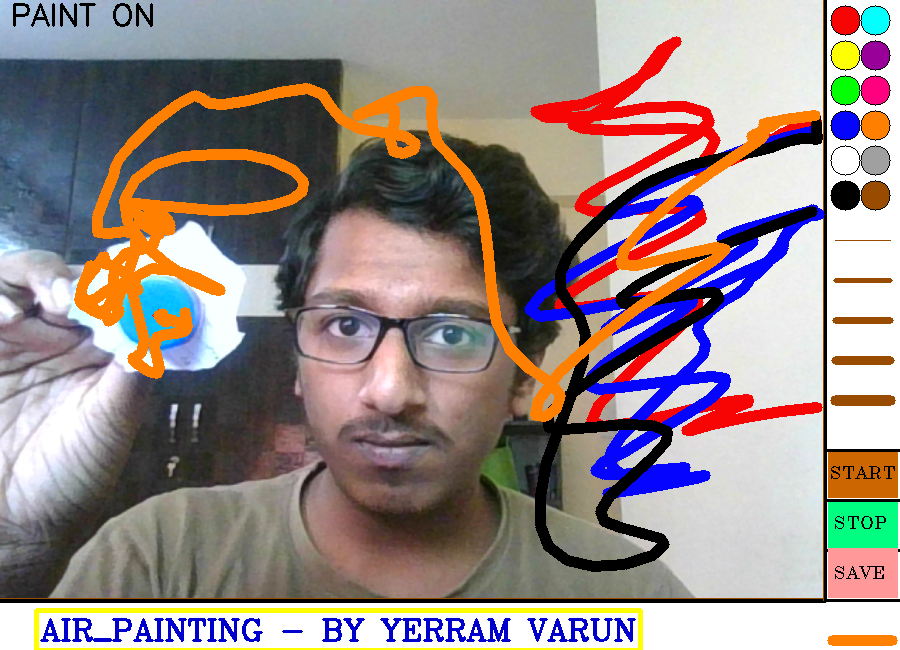
#> input picture Sample.png, 900 x 650 px, given in place of the camera
$ python air_painting.py
#> lines starting #> are read from the running program, lines starting #| are printed output that depends on the picture; after the words box and inside, x2 and y2 are one past the last pixel; in counts of white or black regions, pixels touching at a corner belong together
"""
AIR - PAINTING
This program is a paint application - BUT IN AIR !!
It lets you select, colors and brush sizes as you paint in air.
All along with a save option.
"""

import cv2
import numpy as np

# colour definitions
red = (4, 4, 247)
yellow = (4, 255, 255)
green = (4, 255, 4)
blue = (255, 4, 4)
white = (255, 255, 255)
cyan = (255, 255, 4)
purple = (153, 0, 153)
pink = (127, 0, 255)
orange = (0, 127, 255)
grey = (160, 160, 160)
black = (0, 0, 0)
brown = (0, 76, 153)
box1 = (0, 102, 204)
box2 = (128, 255, 0)
box3 = (153, 153, 255)

# These are the selected colours by the user
# default selection values
sel_col = red
sel_bsh = 1

# Some variables for smooth processing
cx = 0
cy = 0
fresh = True
saveonce = False
savestat = True

# contains the coordinates, color, brush size, hold status
store = np.zeros((1, 7), dtype=np.int32)
first = True

# These are the ranges for the pointer, feel free to change according to your needs
lower_bound = np.array([75, 130, 130])
upper_bound = np.array([130, 255, 255])

# these are the rangers for the holder.
hold_low = np.array([140, 50, 200])
hold_up = np.array([165, 180, 255])
hold = False

# you wanna paint or not?
painting = False


# This function checks if a "button" is pressed or not
def rangecheck(x, y, a, b):
    """ return true if (a,b) lies in the square of (x,y) with 14 as side"""
    if (a < x + 7 and a > x - 7 and b < y + 7 and b > y - 7):
        return True
    else:
        return False


cap = cv2.VideoCapture(0)

while cap.isOpened():

    ret, frame = cap.read()
#> frame is the input picture: shape (650, 900, 3); mean B, G, R 134.5, 137.3, 151.2
    """
    4 videos are setup here,
    1. frame - this undergoes processing in order to produce mask
    2. mask - the black and white image that is used to detect contours
    3. paint - this contains our drawing and palette and whatever the user paints
    4. orig -  the original footage
    """

    # flip and resize
    frame = cv2.flip(frame, 1)
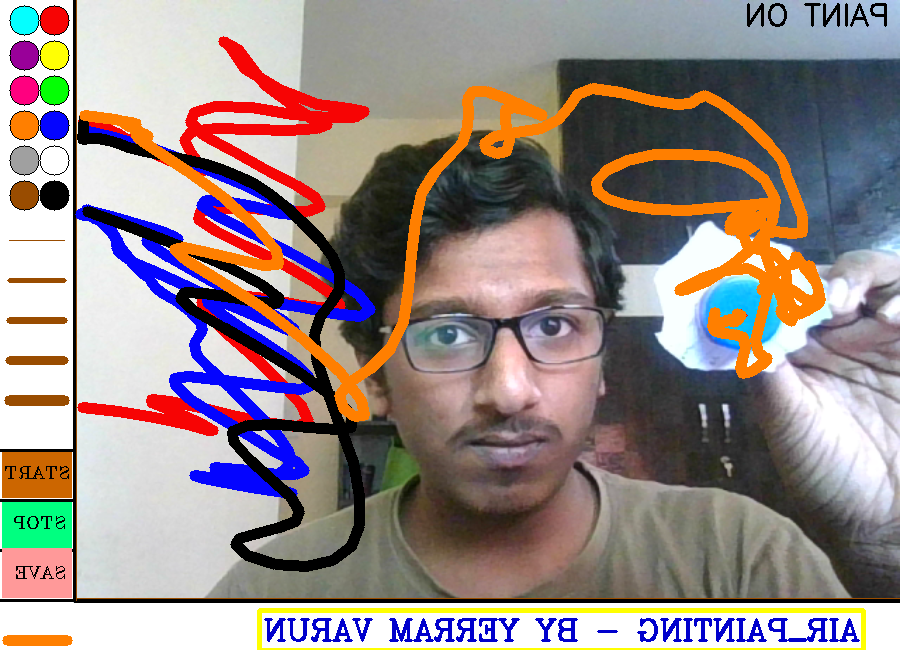
#> frame: shape (650, 900, 3); mean B, G, R 134.5, 137.3, 151.2
    frame = cv2.resize(frame, (900, 650))
    # The changes and painting will be made in paint
    paint = frame.copy()
    orig = frame.copy()
    paint = np.uint8(paint)

    # cv2.imshow('feed',frame)

    """CREATING THE PALETTE"""""

    # The border lines
    paint = cv2.line(paint, (0, 650 - 50), (900 - 75, 650 - 50), (0, 0, 0), 3)
    paint = cv2.line(paint, (0, 648 - 50), (900 - 75, 648 - 50), brown, 1)
    paint = cv2.line(paint, (900 - 75, 0), (900 - 75, 650 - 50), (0, 0, 0), 3)
    paint = cv2.line(paint, (898 - 75, 0), (898 - 75, 650 - 50), brown, 1)

    # filling the palette
    paint[:, 827:900] = paint[603:650, :] = white

    # colours in the pallete along with their black border
    paint = cv2.circle(paint, (825 + 5 + 15, 5 + 15), 15, red, -1)
    paint = cv2.circle(paint, (825 + 5 + 15, 5 + 15), 15, black, 1)
#> paint: shape (650, 900, 3); mean B, G, R 144.1, 147.8, 162.5

    paint = cv2.circle(paint, (825 + 5 + 15, 40 + 15), 15, yellow, -1)
    paint = cv2.circle(paint, (825 + 5 + 15, 40 + 15), 15, black, 1)
#> paint: shape (650, 900, 3); mean B, G, R 143.8, 147.8, 162.5

    paint = cv2.circle(paint, (825 + 5 + 15, 75 + 15), 15, green, -1)
    paint = cv2.circle(paint, (825 + 5 + 15, 75 + 15), 15, black, 1)
#> paint: shape (650, 900, 3); mean B, G, R 143.5, 147.8, 162.2

    paint = cv2.circle(paint, (825 + 5 + 15, 110 + 15), 15, blue, -1)
    paint = cv2.circle(paint, (825 + 5 + 15, 110 + 15), 15, black, 1)
#> paint: shape (650, 900, 3); mean B, G, R 143.4, 147.5, 161.8

    paint = cv2.circle(paint, (825 + 5 + 15, 145 + 15), 15, white, -1)
    paint = cv2.circle(paint, (825 + 5 + 15, 145 + 15), 15, black, 1)
#> paint: shape (650, 900, 3); mean B, G, R 143.4, 147.4, 161.8

    paint = cv2.circle(paint, (825 + 5 + 15, 180 + 15), 15, black, -1)
    paint = cv2.circle(paint, (825 + 5 + 15, 180 + 15), 15, black, 1)

    paint = cv2.circle(paint, (860 + 15, 5 + 15), 15, cyan, -1)
    paint = cv2.circle(paint, (860 + 15, 5 + 15), 15, black, 1)
#> paint: shape (650, 900, 3); mean B, G, R 143, 147.1, 161.2

    paint = cv2.circle(paint, (860 + 15, 40 + 15), 15, purple, -1)
    paint = cv2.circle(paint, (860 + 15, 40 + 15), 15, black, 1)
#> paint: shape (650, 900, 3); mean B, G, R 142.9, 146.8, 161.1

    paint = cv2.circle(paint, (860 + 15, 75 + 15), 15, pink, -1)
    paint = cv2.circle(paint, (860 + 15, 75 + 15), 15, black, 1)
#> paint: shape (650, 900, 3); mean B, G, R 142.7, 146.5, 161

    paint = cv2.circle(paint, (860 + 15, 110 + 15), 15, orange, -1)
    paint = cv2.circle(paint, (860 + 15, 110 + 15), 15, black, 1)
#> paint: shape (650, 900, 3); mean B, G, R 142.4, 146.3, 161

    paint = cv2.circle(paint, (860 + 15, 145 + 15), 15, grey, -1)
    paint = cv2.circle(paint, (860 + 15, 145 + 15), 15, black, 1)
#> paint: shape (650, 900, 3); mean B, G, R 142.3, 146.1, 160.8

    paint = cv2.circle(paint, (860 + 15, 180 + 15), 15, brown, -1)
    paint = cv2.circle(paint, (860 + 15, 180 + 15), 15, black, 1)
#> paint: shape (650, 900, 3); mean B, G, R 142, 145.9, 160.7

    # brush sizes
    paint = cv2.line(paint, (835, 240), (890, 240), brown, 1)
#> paint: shape (650, 900, 3); mean B, G, R 141.9, 145.9, 160.7
    paint = cv2.line(paint, (835, 240 + 40), (890, 240 + 40), brown, 3)
    paint = cv2.line(paint, (835, 240 + 80), (890, 240 + 80), brown, 5)
    paint = cv2.line(paint, (835, 240 + 120), (890, 240 + 120), brown, 7)
    paint = cv2.line(paint, (835, 240 + 160), (890, 240 + 160), brown, 9)
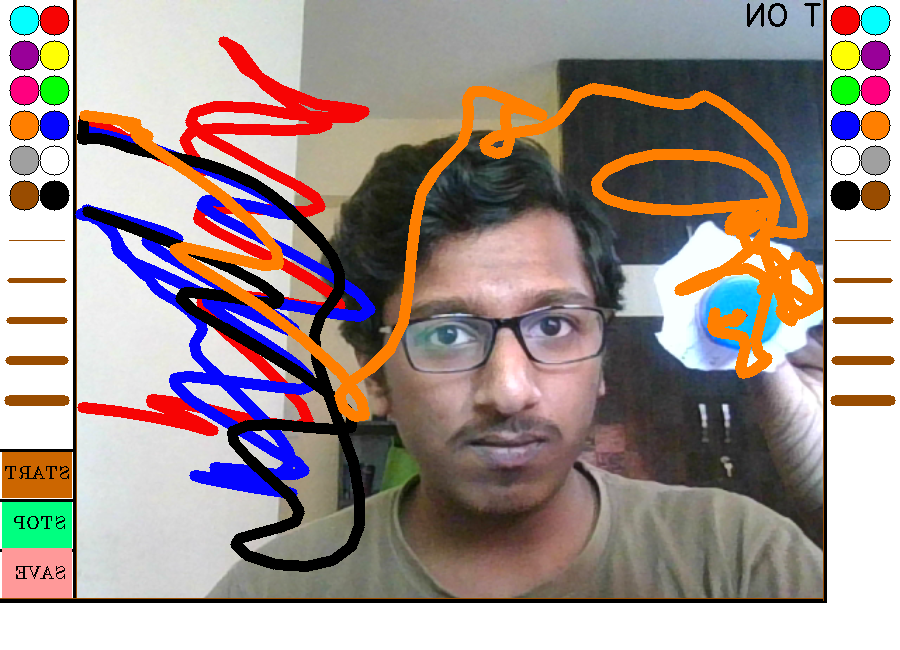
#> paint: shape (650, 900, 3); mean B, G, R 141.1, 145.3, 160.4

    # start, stop and save buttons
    # start with lines
    paint = cv2.line(paint, (825, 450), (900, 450), black, 2)
#> paint: shape (650, 900, 3); 0.04% of pixels changed, all inside (x1, y1, x2, y2) = (827, 449, 900, 452)
    paint = cv2.line(paint, (825, 500), (900, 500), black, 2)
#> paint: shape (650, 900, 3); mean B, G, R 140.9, 145.1, 160.2
    paint = cv2.line(paint, (825, 550), (900, 550), black, 2)
    paint = cv2.line(paint, (825, 600), (900, 600), black, 2)
#> paint: shape (650, 900, 3); mean B, G, R 140.7, 144.9, 160

    # Then the boxes
    paint[452:498, 828:898] = box1
    paint[502:548, 828:898] = box2
    paint[548:598, 828:898] = box3

    font = cv2.FONT_HERSHEY_COMPLEX_SMALL
    paint = cv2.putText(paint, 'START', (828, 478), font, 0.9, black)
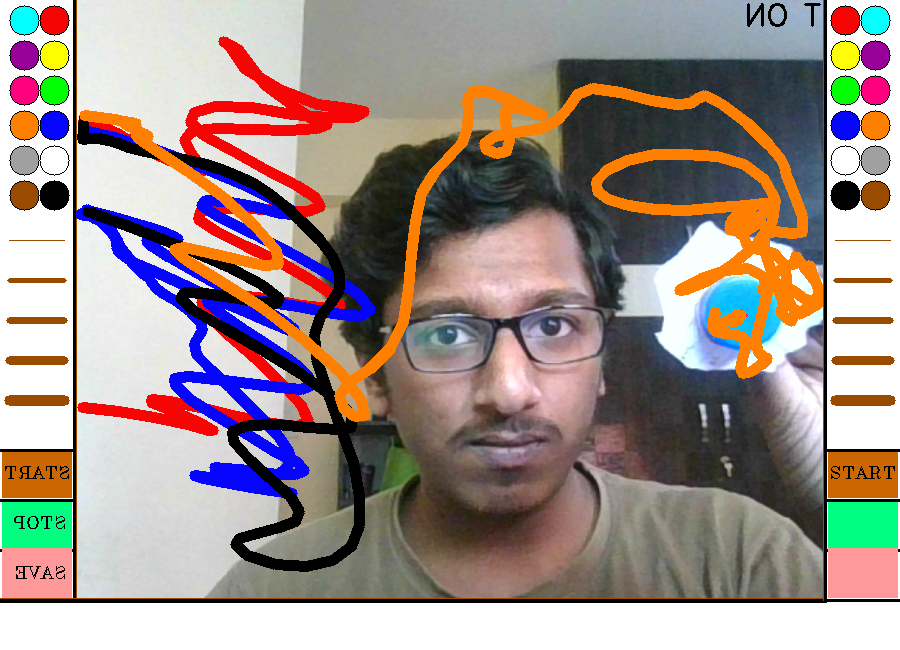
#> paint: shape (650, 900, 3); mean B, G, R 138.1, 143.5, 158.3
    paint = cv2.putText(paint, 'STOP', (832, 528), font, 0.92, black)
#> paint: shape (650, 900, 3); 0.03% of pixels changed, all inside (x1, y1, x2, y2) = (835, 516, 886, 529)
    paint = cv2.putText(paint, 'SAVE', (832, 578), font, 0.92, black)

    # displaying the selected color -
    if painting == True:
        paint = cv2.line(paint, (832, 640), (892, 640), sel_col, thickness=sel_bsh)

    # Signature
    font2 = cv2.FONT_HERSHEY_COMPLEX
    paint = cv2.putText(paint, 'AIR_PAINTING - BY YERRAM VARUN', (40, 640), font2, 1, (204, 0, 0), 2)
    paint = cv2.rectangle(paint, (36, 610), (640, 650), (0, 255, 255), 3)
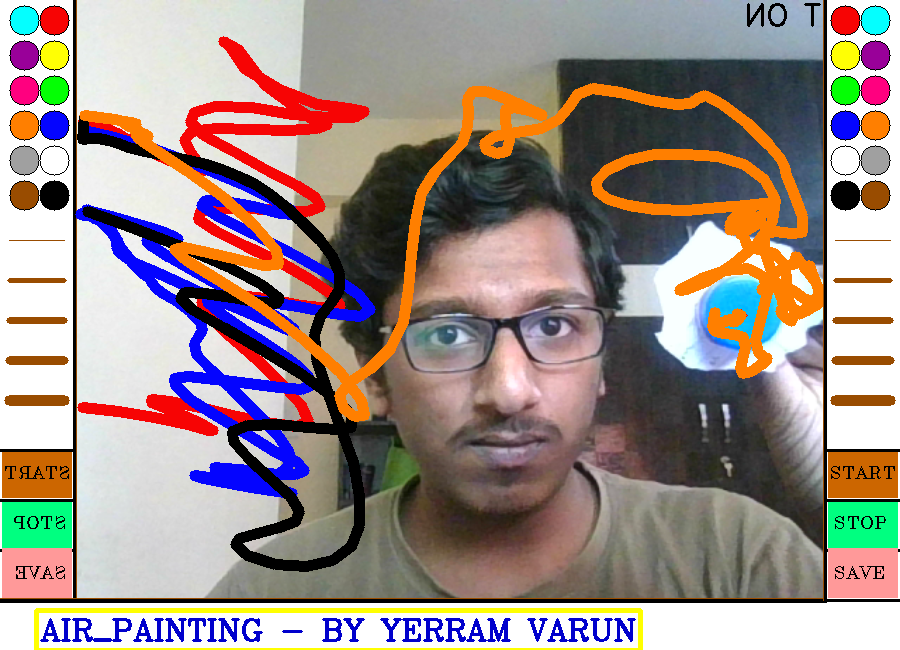
#> paint: shape (650, 900, 3); mean B, G, R 135.5, 141.1, 155.9

    """CREATING THE MASK"""""
    kernel = np.ones((5, 5), np.uint8)
    frame = cv2.dilate(frame, kernel, iterations=2)
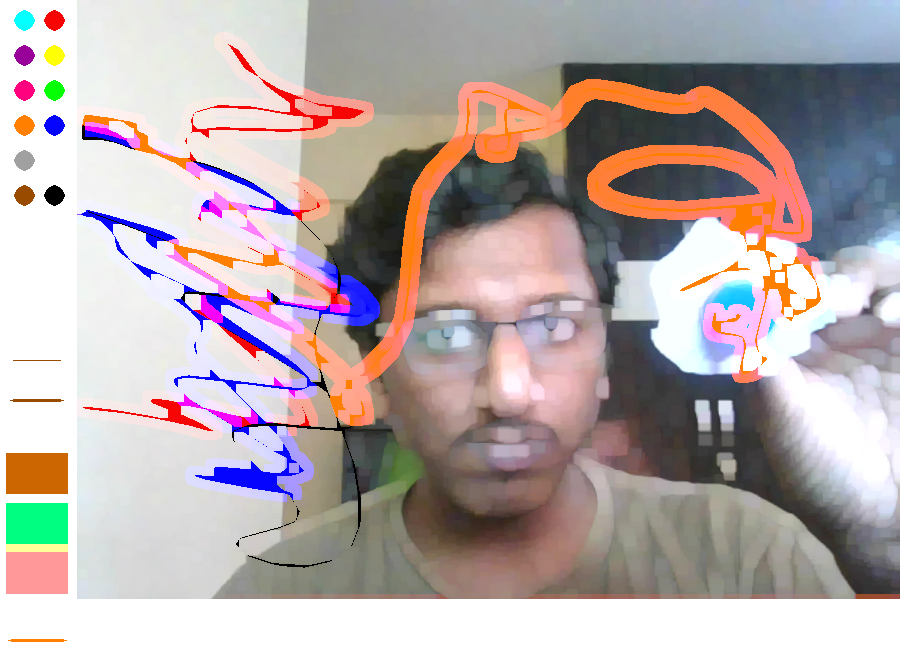
#> frame: shape (650, 900, 3); mean B, G, R 169.2, 168.9, 182.3
    frame = cv2.morphologyEx(frame, cv2.MORPH_CLOSE, kernel)
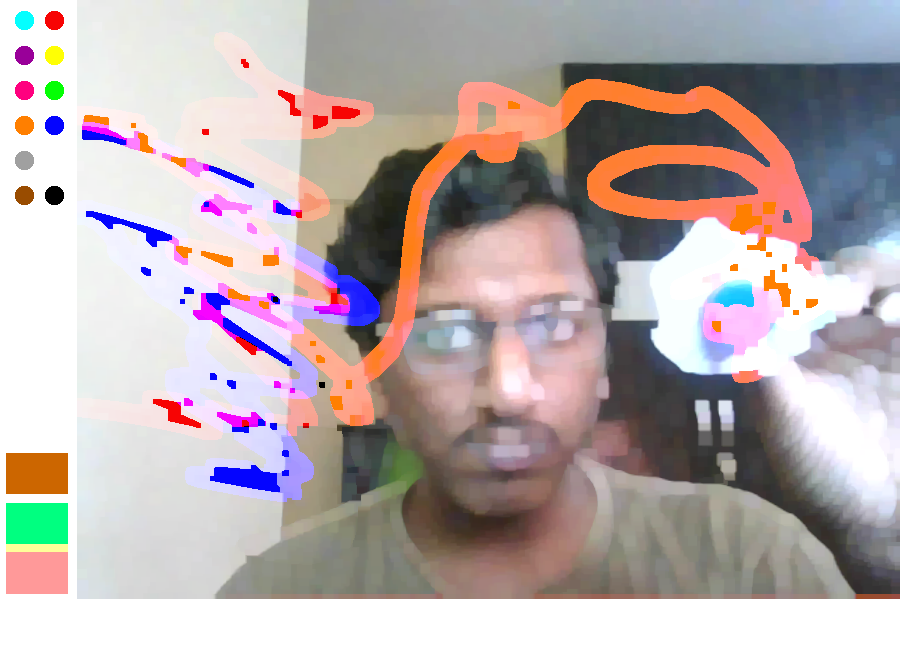
#> frame: shape (650, 900, 3); mean B, G, R 171.5, 170.8, 183.7
    frame_hsv = cv2.cvtColor(frame, cv2.COLOR_BGR2HSV)
    mask = cv2.inRange(frame_hsv, lower_bound, upper_bound)
    mask = cv2.GaussianBlur(mask, (7, 7), 0)

    hold_mask = cv2.inRange(frame_hsv, hold_low, hold_up)
    hold_mask = cv2.GaussianBlur(hold_mask, (7, 7), 0)

    hold_vals = hold_mask == 255
    if np.sum(hold_vals) > 3000:
        hold = True
    else:
        hold = False
    print(hold)

    """PLACING THE POINTER ON THE PAINT"""""
    contours, _ = cv2.findContours(mask, cv2.RETR_TREE, cv2.CHAIN_APPROX_SIMPLE)
#> contours = 21 contours; largest, box (x1, y1, x2, y2) and area: (3, 500, 71, 547) 3080, (321, 258, 383, 329) 2198, (207, 462, 292, 495) 1826, (83, 208, 175, 250) 1404, (220, 315, 295, 369) 1178

    if len(contours) != 0:
        cnt = max(contours, key=cv2.contourArea)
#> cnt = [[4, 500], [3, 501], [3, 545], [4, 546], [69, 546], [70, 545], [70, 501], [69, 500]]
        # if cv2.contourArea(cnt) >00:
        M = cv2.moments(cnt)
#> M = moments, m00 3080, centre m10/m00, m01/m00 = (36.5, 523)
        cx = int(M['m10'] / M['m00'])
#> cx = 36
        cy = int(M['m01'] / M['m00'])
#> cy = 523
        if cx >= 825 or cy >= 600:
            # using different cursor in palette
            paint = cv2.circle(paint, (cx, cy), 2, black, -1)
        else:
            paint = cv2.line(paint, (cx - 5, cy), (cx + 5, cy), (0, 0, 255), 2)
            paint = cv2.line(paint, (cx, cy - 5), (cx, cy + 5), (0, 0, 255), 2)
    else:
        if fresh == True:
            paint = cv2.putText(paint, 'CLICK START', (10, 25), cv2.FONT_HERSHEY_SIMPLEX, 1, (0, 0, 0), 2)
            fresh = False

    """LETS PUT LIFE INTO THIS BABY"""""

    # The start button
    if rangecheck(863, 475, cx, cy):
        painting = True

    # the stop button
    if rangecheck(863, 525, cx, cy):
        painting = False

    # the save button
    if rangecheck(863, 570, cx, cy):
        savestat = True

    # hold status
    paint = cv2.putText(paint, 'HOLD : {}'.format(hold), (10, 55), cv2.FONT_HERSHEY_SIMPLEX, 1, (0, 0, 100), 2)

    # Painting status
    if painting == True:

        paint = cv2.putText(paint, 'PAINT ON', (10, 25), cv2.FONT_HERSHEY_SIMPLEX, 1, (0, 0, 0), 2)

        # colors
        if rangecheck(825 + 5 + 15, 5 + 15, cx, cy):
            sel_col = red
        if rangecheck(825 + 5 + 15, 40 + 15, cx, cy):
            sel_col = yellow
        if rangecheck(825 + 5 + 15, 75 + 15, cx, cy):
            sel_col = green
        if rangecheck(825 + 5 + 15, 110 + 15, cx, cy):
            sel_col = blue
        if rangecheck(825 + 5 + 15, 145 + 15, cx, cy):
            sel_col = white
        if rangecheck(825 + 5 + 15, 180 + 15, cx, cy):
            sel_col = black
        if rangecheck(860 + 15, 5 + 15, cx, cy):
            sel_col = cyan
        if rangecheck(860 + 15, 40 + 15, cx, cy):
            sel_col = purple
        if rangecheck(860 + 15, 75 + 15, cx, cy):
            sel_col = pink
        if rangecheck(860 + 15, 110 + 15, cx, cy):
            sel_col = orange
        if rangecheck(860 + 15, 145 + 15, cx, cy):
            sel_col = grey
        if rangecheck(860 + 15, 180 + 15, cx, cy):
            sel_col = brown

        # lines
        if rangecheck(860, 240, cx, cy):
            sel_bsh = 1
        if rangecheck(860, 280, cx, cy):
            sel_bsh = 3
        if rangecheck(860, 320, cx, cy):
            sel_bsh = 5
        if rangecheck(860, 360, cx, cy):
            sel_bsh = 7
        if rangecheck(860, 400, cx, cy):
            sel_bsh = 9

        # Let's do the painting now
        # The coordinates are loaded to store.
        if first == False:
            y = np.zeros((1, 7), np.int32)
            y[0, 0] = cx
            y[0, 1] = cy
            (y[0, 2], y[0, 3], y[0, 4]) = sel_col
            y[0, 5] = sel_bsh
            y[0, 6] = hold
            if cx < 820 and cy < 600:
                store = np.append(store, y, axis=0)

        if first == True:
            if cx < 820 and cy < 600:
                store[0, 0] = cx
                store[0, 1] = cy
                (store[0, 2], store[0, 3], store[0, 4]) = sel_col
                store[0, 5] = sel_bsh
                store[0, 6] = hold
                first = False

    else:
        paint = cv2.putText(paint, 'CLICK START', (10, 25), cv2.FONT_HERSHEY_SIMPLEX, 1, (0, 0, 0), 2)

    i = 0
    for i in range(store.shape[0] - 1):
        if store[i, 6] == False:
            paint = cv2.line(paint,
                             (int(store[i, 0]), int(store[i, 1])),
                             (int(store[i + 1, 0]), int(store[i + 1, 1])),
                             (int(store[i, 2]), int(store[i, 3]), int(store[i, 4])),
                             thickness=int(store[i, 5])
                             )
    # you can save the file once.
    if painting == False and saveonce == False and savestat == True:
        cv2.imwrite('save.png', paint)
        save = True

    cv2.imshow('paint', paint)
    # cv2.imshow('store', paintstore)
    #cv2.imshow('hold_mask', hold_mask)

    k = cv2.waitKey(1)
#> (key Esc is pressed here)
    if k == 27:
        break

cap.release()
cv2.destroyAllWindows()
